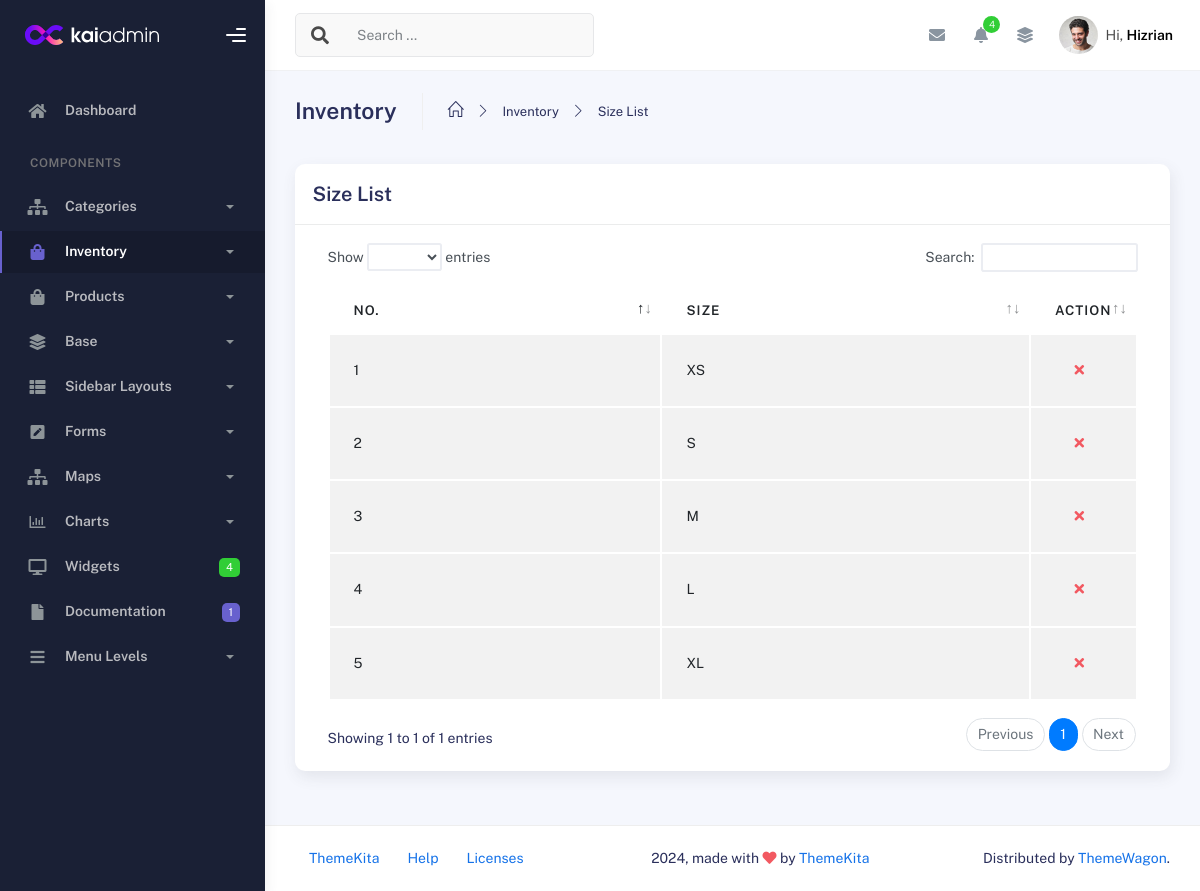
The app's page /liora_admin/size_list/, older data.
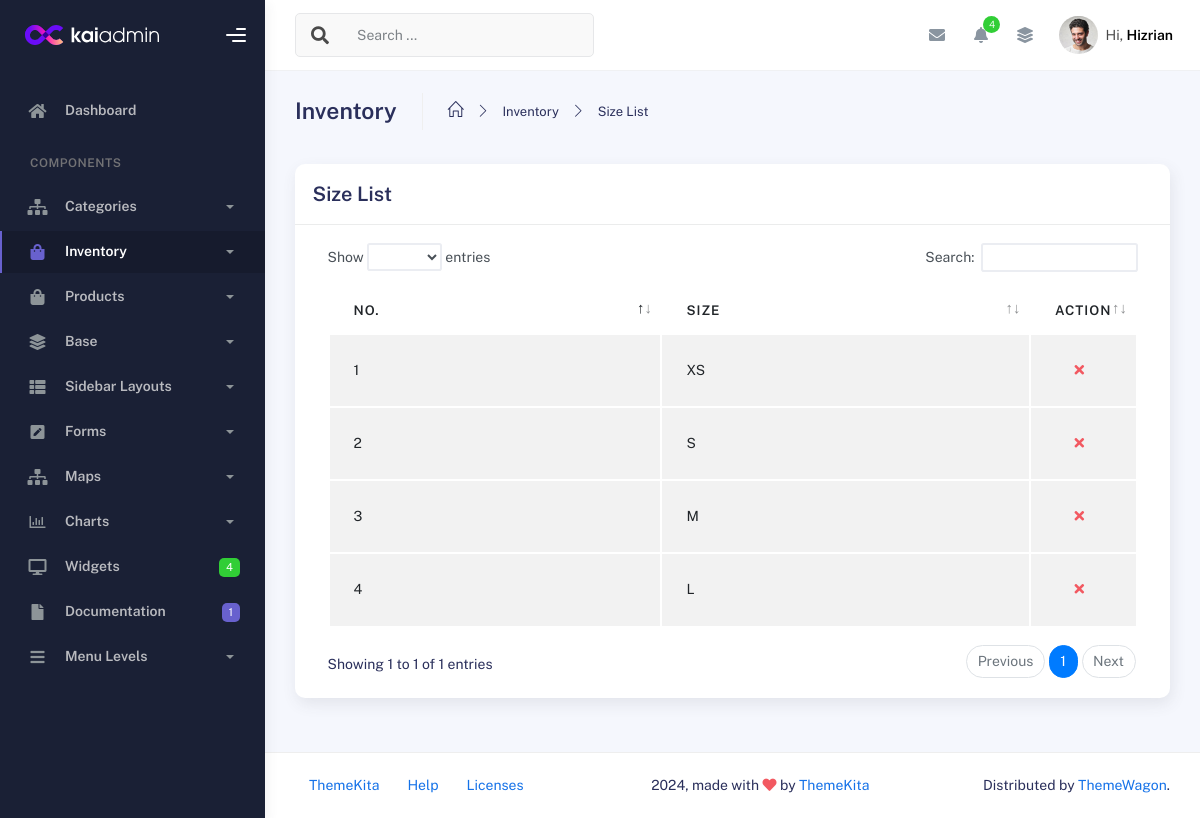
The same page, newer data.
### products/models.py (models this page shows, shortened)
class Size(models.Model):
    name = models.CharField(max_length=10)

### admin_panel/views.py (the view)
# urls.py: path('size_list/', views.SizeList.as_view(), name='size_list'),
class SizeList(ListView):
    model = Size
    template_name = 'inventory/property_list.html'
    context_object_name = 'property'
    def get_context_data(self, **kwargs):
        context = super().get_context_data(**kwargs)
        context['delete_url_name'] = 'size_delete'
        context['heading'] = 'Size'
        return context

### products/templatetags/nav_tags.py (called while the page is built)
@register.simple_tag(takes_context=True)
def active_class(context, url_name):
    from django.urls import resolve
    try:
        return "active" if resolve(context['request'].path_info).url_name == url_name else ""
    except:
        return ""

### admin_panel/templates/inventory/property_list.html (shortened to what this page needs)
{% extends "admin/admin_layout.html" %}
  {% load static %}
  {% block admin_content %}
        <div class="container">
          <div class="page-inner">
            <div class="page-header">
              <h3 class="fw-bold mb-3">Inventory</h3>
              <ul class="breadcrumbs mb-3">
                <li class="nav-home">
                  <a href="#">
                    <i class="icon-home"></i>
                  </a>
                </li>
                <li class="separator">
                  <i class="icon-arrow-right"></i>
                </li>
                <li class="nav-item">
                  <a href="#">Inventory</a>
                </li>
                <li class="separator">
                  <i class="icon-arrow-right"></i>
                </li>
                <li class="nav-item">
                  <a href="#">{{heading}} List</a>
                </li>
              </ul>
            </div>
            <div class="row">
              <div class="col-md-12">
                <div class="card">
                  <div class="card-header">
                    <div class="d-flex align-items-center">
                      <h4 class="card-title">{{heading}} List</h4>
                    </div>
                  </div>
                  <div class="card-body">
                    <div class="table-responsive">
                      <table
                        id="add-row"
                        class="display table table-striped table-hover"
                      >
                        <thead>
                          <tr>
                            <th>No.</th>
                            <th>{{heading}}</th>
                            <th style="width: 10%">Action</th>
                          </tr>
                        </thead>
                        {% for item in property%}
                        <tbody>
                          <tr>
                            <td>{{forloop.counter}}</td>
                            <td>
                              {{item.name}}
                            </td>
                            <td>
                              <div class="form-button-action">
                                <button
                                  type="button"
                                  data-bs-toggle="modal"
                                  title=""
                                  class="btn btn-link btn-danger"
                                  data-original-title="Remove"
                                  data-bs-target="#deleteModal{{ item.id }}"
                                >
                                  <i class="fa fa-times"></i>
                                </button>
                              </div>
                            </td>
                          </tr>
                        </tbody>
                        {% endfor %}
                      </table>
                    </div>
                  </div>
                </div>
              </div>
            </div>
          </div>
        </div>
  {% endblock admin_content %}

Row changes from the older to the newer data that the page shows:
removed Size: name "XL"
